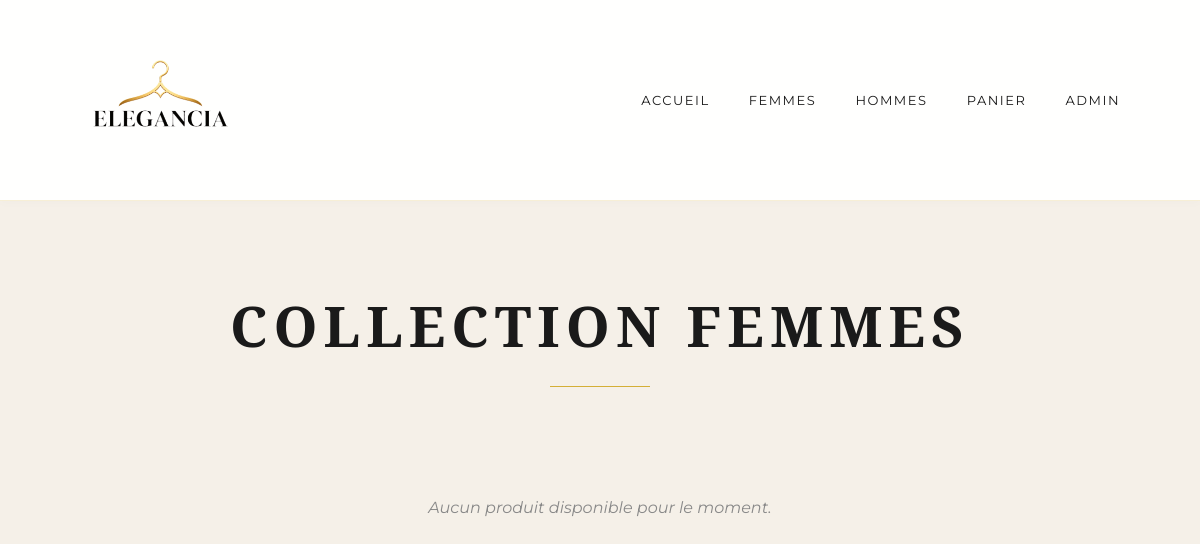
Before: /women with the older database file.
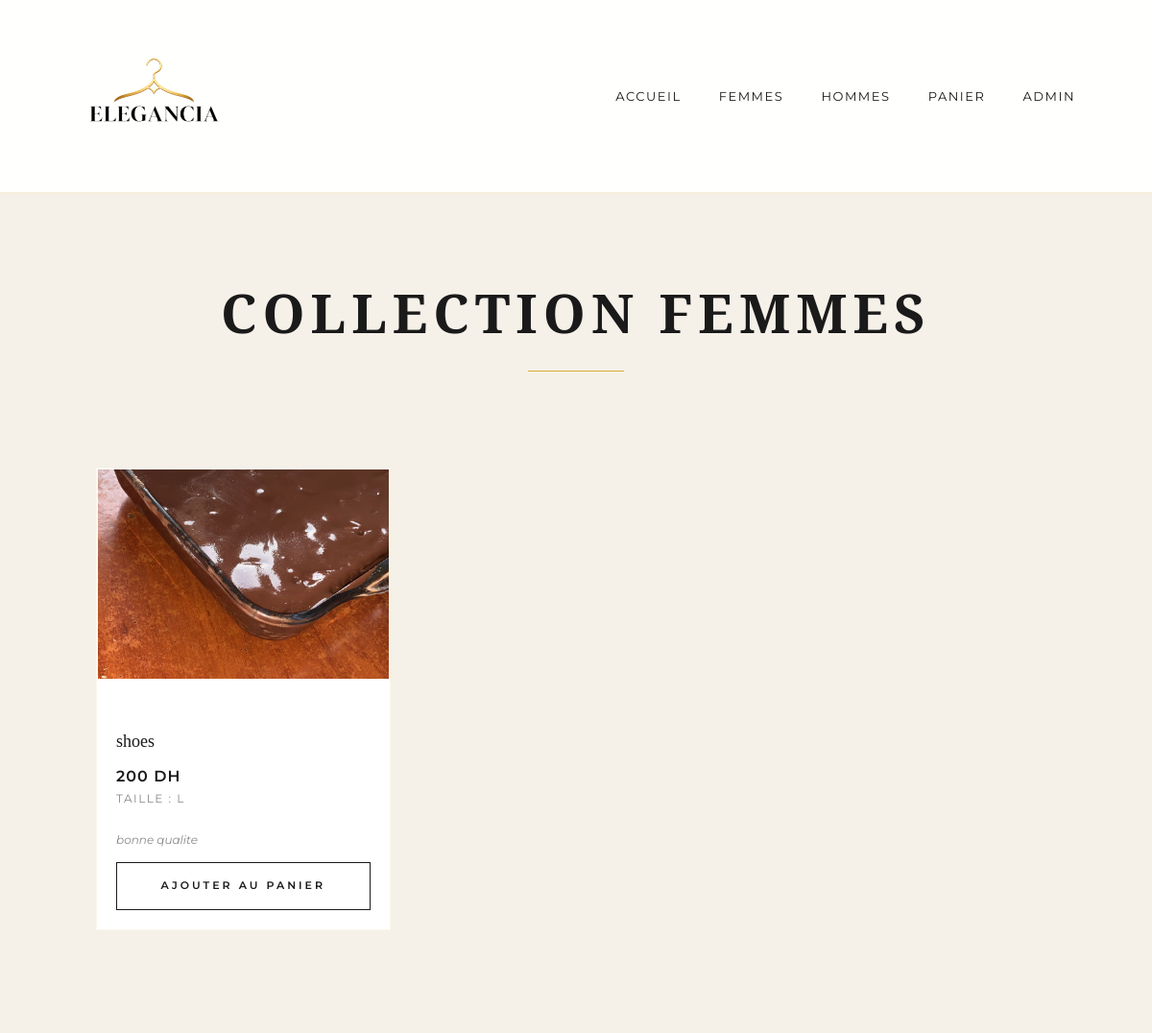
After: the same page with the newer database file.
### tables this page shows
CREATE TABLE products (
    id INTEGER PRIMARY KEY AUTOINCREMENT,
    name TEXT,
    price INTEGER,
    size TEXT,
    category TEXT,
    image TEXT
, description TEXT);

CREATE TABLE product_images (
    id INTEGER PRIMARY KEY AUTOINCREMENT,
    product_id INTEGER,
    image TEXT,
    FOREIGN KEY(product_id) REFERENCES products(id)
);

### app.py (the view)
@app.route('/women')
def women():
    db = get_db()
    rows = db.execute("SELECT * FROM products WHERE category='women'").fetchall()
    products = []
    for p in rows:
        images = db.execute(
            "SELECT image FROM product_images WHERE product_id=?", (p['id'],)
        ).fetchall()
        products.append({
            'id': p['id'], 'name': p['name'], 'price': p['price'],
            'size': p['size'], 'description': p['description'],
            'images': [img['image'] for img in images]
        })
    db.close()
    return render_template('women.html', products=products)

### app.py (called while the page is built)
def get_db():
    conn = sqlite3.connect('database.db')
    conn.row_factory = sqlite3.Row
    return conn

### templates/women.html (shortened to what this page needs)
{% extends "base.html" %}
{% block content %}
<div class="collection-container">
    <h1 class="collection-title">Collection Femmes</h1>
    <div class="title-divider"></div>
    {% if products %}
    <div class="products-grid">
        {% for p in products %}
        <div class="product-card">
            <div class="product-image-container" style="position:relative; overflow:hidden;">
                {% if p.images %}
                    <img id="main-{{ p.id }}"
                        src="/static/images/{{ p.images[0] }}"
                        alt="{{ p.name }}"
                        class="main-product-img"
                        style="cursor:zoom-in;"
                        onclick="openZoom({{ p.images | tojson }}, 0)">
                {% else %}
                    <div style="display:flex;align-items:center;justify-content:center;height:100%;color:#aaa;font-size:13px;">Aucune image</div>
                {% endif %}
            </div>
            <div class="product-info">
                <h3 class="product-name">{{ p.name }}</h3>
                <p class="product-price">{{ p.price }} DH</p>
                <p class="product-size">Taille : {{ p.size }}</p>
                {% if p.description %}<p class="product-description">{{ p.description }}</p>{% endif %}
                <a href="/add_to_cart/{{ p.id }}" class="add-to-cart-btn">Ajouter au panier</a>
            </div>
        </div>
        {% endfor %}
    </div>
    {% else %}
    <p style="text-align:center;color:#888;padding:3rem 0;font-style:italic;">Aucun produit disponible pour le moment.</p>
    {% endif %}
</div>
{% endblock %}

### templates/base.html (shortened to what this page needs)
<!DOCTYPE html>
<html>
<head>
    <link rel="stylesheet" href="{{ url_for('static', filename='css/style.css') }}">
</head>
<body>
<header class="navbar">
    <img src="/static/images/logo.png" class="logo">
    <nav>
        <a href="/">Accueil</a>
        <a href="/women">Femmes</a>
        <a href="/men">Hommes</a>
        <a href="/cart">Panier</a>
        <a href="/admin">Admin</a>
    </nav>
</header>
<div class="content">
    {% block content %}{% endblock %}
</div>
</body>
</html>

### static/css/style.css (style rules this page uses)
* { box-sizing: border-box; margin: 0; padding: 0; }
:root { --cream: #F5F0E8; --gold: #d4af37; --gold-elegancia: #C9A84C; --gold-dark: #A07830; --dark: #1a1a1a; --muted: #7a7570; --border: rgba(0, 0, 0, 0.1); }
body { font-family: 'Montserrat', 'Jost', sans-serif; background-color: var(--cream); color: var(--dark); line-height: 1.6; min-height: 100vh; }
.navbar { display: flex; justify-content: space-between; align-items: center; padding: 20px 80px; background-color: rgba(255, 255, 255, 0.95); backdrop-filter: blur(5px); border-bottom: 1px solid rgba(212, 175, 55, 0.2); position: sticky; top: 0; z-index: 1000; box-shadow: 0 2px 10px rgba(0,0,0,0.02); }
.navbar .logo { width: 160px; height: auto; transition: transform 0.3s ease; }
nav a { color: var(--dark); margin-left: 35px; text-decoration: none; font-weight: 400; text-transform: uppercase; letter-spacing: 1.5px; font-size: 13px; transition: color 0.3s; position: relative; }
nav a::after { content: ''; position: absolute; width: 0; height: 1px; bottom: -5px; left: 0; background-color: var(--gold); transition: width 0.3s ease; }
h1 { font-family: 'Playfair Display', serif; font-size: 56px; font-weight: 300; margin-bottom: 10px; letter-spacing: 2px; color: var(--dark); }
.collection-container { max-width: 1300px; margin: 0 auto; padding: 80px 20px; text-align: center; }
.collection-title { font-family: 'Playfair Display', serif; font-size: 56px; font-weight: 700; letter-spacing: 6px; margin-bottom: 15px; color: var(--dark); text-transform: uppercase; }
.title-divider { width: 100px; height: 1px; background-color: var(--gold); margin: 0 auto 60px; }
.products-grid { display: grid; grid-template-columns: repeat(auto-fill, minmax(280px, 1fr)); gap: 40px; padding: 40px 80px 80px; background-color: var(--cream); }
.product-card { background: white; border: 1px solid rgba(212, 175, 55, 0.1); transition: all 0.4s cubic-bezier(0.165, 0.84, 0.44, 1); position: relative; display: flex; flex-direction: column; }
.product-image-container { background-color: white; margin-bottom: 30px; display: flex; align-items: center; justify-content: center; overflow: hidden; border: 1px solid rgba(212, 175, 55, 0.05); height: 220px; }
.product-image, .main-product-img { width: 100%; height: 100%; object-fit: cover; transition: transform 0.6s ease; }
.product-details, .product-info { padding: 20px; text-align: center; }
.product-info { text-align: left; }
.product-name { font-family: 'Playfair Display', serif; font-size: 18px; font-weight: 400; margin: 0 0 10px; color: var(--dark); }
.product-price { font-weight: 600; color: var(--dark); font-size: 16px; letter-spacing: 1px; }
.product-size { font-size: 12px; color: #888; text-transform: uppercase; letter-spacing: 1.5px; margin-bottom: 25px; }
.add-to-cart-btn { display: inline-block; width: 100%; padding: 15px 0; background-color: transparent; color: var(--dark); text-decoration: none; text-transform: uppercase; letter-spacing: 3px; font-size: 11px; font-weight: 600; transition: all 0.3s ease; border: 1px solid var(--dark); text-align: center; margin-top: auto; cursor: pointer; font-family: 'Montserrat', sans-serif; }
header { background: white; padding: 1.2rem 2rem; display: flex; align-items: center; justify-content: space-between; border-bottom: 0.5px solid var(--border); }
header .logo { display: flex; align-items: center; gap: 10px; width: auto; }

### templates/women.html (style rules this page uses)
.product-description { font-size:12px;color:#888;line-height:1.5;margin-bottom:14px;font-style:italic; }

Changed rows visible on the page:
added products: image (picture), name "shoes", price "200", size "L", description "bonne qualite"
Other visible differences:
text no longer shown: "Aucun produit disponible pour le moment."
